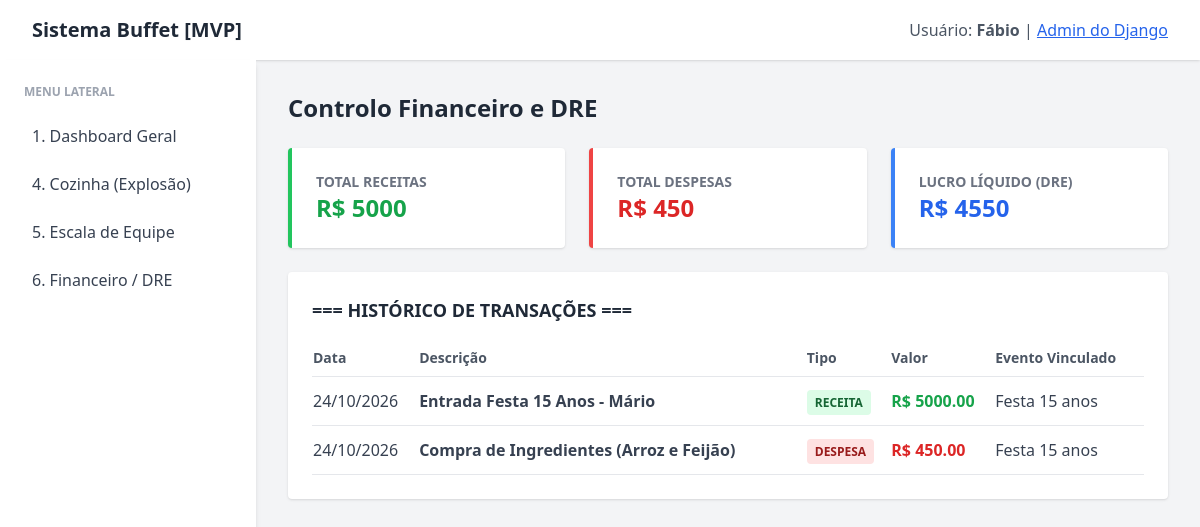
Screenshot of /financeiro/ with the database file from the repository.
### buffet/models.py (models this page shows, shortened)
class TransacaoFinanceira(models.Model):
  vencimento = models.DateField()
  descricao = models.CharField(max_length=200)
  valor = models.DecimalField(max_digits=10, decimal_places=2)
  tipo = models.CharField(
      max_length=10, choices=[('entrada', 'Entrada'), ('saida', 'Saída')]
  )
  status = models.CharField(max_length=30, default='A Pagar / A Receber')
  evento = models.ForeignKey(
      Evento, blank=True, null=True, on_delete=models.SET_NULL
  )

class Evento(models.Model):
  nome_cliente = models.CharField(max_length=150)
  nome_evento = models.CharField(
      max_length=150
  )  # Ex: Aniversário 15 anos / Casamento
  data_hora = models.DateTimeField()
  numero_convidados = models.PositiveIntegerField()
  cardapio = models.ManyToManyField(Receita, blank=True)
  markup_aplicado = models.DecimalField(max_digits=5, decimal_places=2, default=2.50)
  preco_contrato = models.DecimalField(
      max_digits=10, decimal_places=2, blank=True, null=True
  )
  status = models.CharField(max_length=50, default='Em Negociação')

### buffet/views.py (the view)
def financeiro_view(request):
  transacoes = TransacaoFinanceira.objects.all().order_by('-data')
  total_receitas = (
      TransacaoFinanceira.objects.filter(tipo='RECEITA').aggregate(
          Sum('valor')
      )['valor__sum']
      or 0
  )
  total_despesas = (
      TransacaoFinanceira.objects.filter(tipo='DESPESA').aggregate(
          Sum('valor')
      )['valor__sum']
      or 0
  )
  lucro_liquido = total_receitas - total_despesas
  context = {
      'transacoes': transacoes,
      'total_receitas': total_receitas,
      'total_despesas': total_despesas,
      'lucro_liquido': lucro_liquido,
  }
  return render(request, 'buffet/financeiro.html', context)

### buffet/templates/buffet/financeiro.html (shortened to what this page needs)
<!DOCTYPE html>
<html lang="pt-br">
<head>
    <script src="https://cdn.tailwindcss.com"></script>
</head>
<body class="bg-gray-100 font-sans">
    <header class="bg-white shadow p-4 flex justify-between items-center px-8">
        <h1 class="text-xl font-bold text-gray-800">Sistema Buffet [MVP]</h1>
        <div class="text-gray-600">Usuário: <strong>Fábio</strong> | <a href="/admin/" class="text-blue-600 underline">Admin do Django</a></div>
    </header>
    <div class="flex">
        <aside class="w-64 bg-white h-screen shadow-md p-6 hidden md:block">
            <h2 class="text-gray-400 uppercase text-xs font-bold mb-4">Menu Lateral</h2>
            <ul class="space-y-2">
                <li><a href="/" class="block p-2 rounded hover:bg-gray-50 text-gray-700">1. Dashboard Geral</a></li>
                <li><a href="/cozinha/" class="block p-2 rounded hover:bg-gray-50 text-gray-700">4. Cozinha (Explosão)</a></li>
                <li><a href="/equipe/" class="block p-2 rounded hover:bg-gray-50 text-gray-700">5. Escala de Equipe</a></li>
                <li><a href="/financeiro/" class="block p-2 rounded hover:bg-gray-50 text-gray-700">6. Financeiro / DRE</a></li>
            </ul>
        </aside>
        <main class="flex-1 p-8">
            <h2 class="text-2xl font-bold text-gray-800 mb-6">Controlo Financeiro e DRE</h2>
            <div class="grid grid-cols-1 md:grid-cols-3 gap-6 mb-6">
                <div class="bg-white rounded shadow p-6 border-l-4 border-green-500">
                    <p class="text-gray-500 text-sm font-semibold uppercase">Total Receitas</p>
                    <p class="text-2xl font-bold text-green-600">R$ {{ total_receitas }}</p>
                </div>
                <div class="bg-white rounded shadow p-6 border-l-4 border-red-500">
                    <p class="text-gray-500 text-sm font-semibold uppercase">Total Despesas</p>
                    <p class="text-2xl font-bold text-red-600">R$ {{ total_despesas }}</p>
                </div>
                <div class="bg-white rounded shadow p-6 border-l-4 border-blue-500">
                    <p class="text-gray-500 text-sm font-semibold uppercase">Lucro Líquido (DRE)</p>
                    <p class="text-2xl font-bold text-blue-600">R$ {{ lucro_liquido }}</p>
                </div>
            </div>
            <div class="bg-white rounded shadow p-6">
                <h3 class="text-lg font-bold text-gray-800 mb-4">=== HISTÓRICO DE TRANSAÇÕES ===</h3>
                <table class="w-full text-left border-collapse">
                    <thead>
                        <tr class="border-b text-gray-600 text-sm">
                            <th class="py-2">Data</th>
                            <th class="py-2">Descrição</th>
                            <th class="py-2">Tipo</th>
                            <th class="py-2">Valor</th>
                            <th class="py-2">Evento Vinculado</th>
                        </tr>
                    </thead>
                    <tbody>
                        {% for t in transacoes %}
                        <tr class="border-b text-gray-700">
                            <td class="py-3">{{ t.data|date:"d/m/Y" }}</td>
                            <td class="py-3 font-semibold">{{ t.descricao }}</td>
                            <td class="py-3">
                                {% if t.tipo == 'RECEITA' %}
                                    <span class="bg-green-100 text-green-800 text-xs px-2 py-1 rounded font-bold">RECEITA</span>
                                {% else %}
                                    <span class="bg-red-100 text-red-800 text-xs px-2 py-1 rounded font-bold">DESPESA</span>
                                {% endif %}
                            </td>
                            <td class="py-3 font-bold {% if t.tipo == 'RECEITA' %}text-green-600{% else %}text-red-600{% endif %}">
                                R$ {{ t.valor }}
                            </td>
                            <td class="py-3">{{ t.evento.nome_evento|default:"-" }}</td>
                        </tr>
                        {% empty %}
                        <tr>
                            <td colspan="5" class="py-4 text-center text-gray-500">Nenhuma transação registada ainda. Adicione em "Gerenciar Transações" no painel Admin.</td>
                        </tr>
                        {% endfor %}
                    </tbody>
                </table>
            </div>
        </main>
    </div>
</body>
</html>

### rows the page displays
TransacaoFinanceira: data "24/10/2026", descricao "Entrada Festa 15 Anos - Mário", tipo "RECEITA", valor "5000.00", evento.nome_evento "Festa 15 anos"
TransacaoFinanceira: data "24/10/2026", descricao "Compra de Ingredientes (Arroz e Feijão)", tipo "DESPESA", valor "450.00", evento.nome_evento "Festa 15 anos"

### other values shown
{{ total_receitas }} "5000"
{{ total_despesas }} "450"
{{ lucro_liquido }} "4550"
